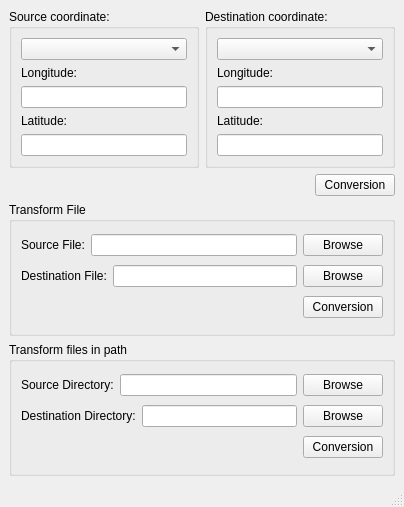
<?xml version="1.0" encoding="UTF-8"?>
<ui version="4.0">
 <class>MainWindow</class>
 <widget class="QMainWindow" name="MainWindow">
  <property name="geometry">
   <rect>
    <x>0</x>
    <y>0</y>
    <width>404</width>
    <height>507</height>
   </rect>
  </property>
  <property name="windowTitle">
   <string>Coordinate conversion</string>
  </property>
  <widget class="QWidget" name="centralwidget">
   <layout class="QGridLayout" name="gridLayout_6">
    <item row="0" column="0">
     <layout class="QGridLayout" name="gridLayout">
      <item row="0" column="0">
       <layout class="QHBoxLayout" name="horizontalLayout">
        <item>
         <widget class="QGroupBox" name="groupBox">
          <property name="title">
           <string>Source coordinate:</string>
          </property>
          <layout class="QGridLayout" name="gridLayout_3">
           <item row="4" column="0">
            <widget class="QLineEdit" name="leSrcLat"/>
           </item>
           <item row="2" column="0">
            <widget class="QLineEdit" name="leSrcLong"/>
           </item>
           <item row="3" column="0">
            <widget class="QLabel" name="label_2">
             <property name="text">
              <string>Latitude:</string>
             </property>
            </widget>
           </item>
           <item row="1" column="0">
            <widget class="QLabel" name="label">
             <property name="text">
              <string>Longitude:</string>
             </property>
            </widget>
           </item>
           <item row="0" column="0">
            <widget class="QComboBox" name="cbSrcCoor"/>
           </item>
          </layout>
         </widget>
        </item>
        <item>
         <widget class="QGroupBox" name="groupBox_2">
          <property name="title">
           <string>Destination coordinate:</string>
          </property>
          <layout class="QGridLayout" name="gridLayout_4">
           <item row="2" column="0">
            <widget class="QLineEdit" name="leDstLong"/>
           </item>
           <item row="4" column="0">
            <widget class="QLineEdit" name="leDstLat"/>
           </item>
           <item row="1" column="0">
            <widget class="QLabel" name="label_4">
             <property name="text">
              <string>Longitude:</string>
             </property>
            </widget>
           </item>
           <item row="3" column="0">
            <widget class="QLabel" name="label_3">
             <property name="text">
              <string>Latitude:</string>
             </property>
            </widget>
           </item>
           <item row="0" column="0">
            <widget class="QComboBox" name="cbDstCoor"/>
           </item>
          </layout>
         </widget>
        </item>
       </layout>
      </item>
      <item row="1" column="0">
       <layout class="QHBoxLayout" name="horizontalLayout_2">
        <item>
         <spacer name="horizontalSpacer">
          <property name="orientation">
           <enum>Qt::Horizontal</enum>
          </property>
          <property name="sizeHint" stdset="0">
           <size>
            <width>40</width>
            <height>20</height>
           </size>
          </property>
         </spacer>
        </item>
        <item>
         <widget class="QPushButton" name="pbConversion">
          <property name="sizePolicy">
           <sizepolicy hsizetype="Preferred" vsizetype="Fixed">
            <horstretch>0</horstretch>
            <verstretch>0</verstretch>
           </sizepolicy>
          </property>
          <property name="text">
           <string>Conversion</string>
          </property>
         </widget>
        </item>
       </layout>
      </item>
     </layout>
    </item>
    <item row="1" column="0">
     <widget class="QGroupBox" name="groupBox_3">
      <property name="title">
       <string>Transform File</string>
      </property>
      <layout class="QGridLayout" name="gridLayout_2">
       <item row="0" column="0">
        <layout class="QHBoxLayout" name="horizontalLayout_8">
         <item>
          <widget class="QLabel" name="label_5">
           <property name="text">
            <string>Source File:</string>
           </property>
          </widget>
         </item>
         <item>
          <widget class="QLineEdit" name="leSrcFile"/>
         </item>
         <item>
          <widget class="QPushButton" name="pbBrowsSrcFile">
           <property name="text">
            <string>Browse</string>
           </property>
          </widget>
         </item>
        </layout>
       </item>
       <item row="1" column="0">
        <layout class="QHBoxLayout" name="horizontalLayout_4">
         <item>
          <widget class="QLabel" name="label_6">
           <property name="text">
            <string>Destination File:</string>
           </property>
          </widget>
         </item>
         <item>
          <widget class="QLineEdit" name="leDstFile"/>
         </item>
         <item>
          <widget class="QPushButton" name="pbBrowsDstFile">
           <property name="text">
            <string>Browse</string>
           </property>
          </widget>
         </item>
        </layout>
       </item>
       <item row="2" column="0">
        <layout class="QHBoxLayout" name="horizontalLayout_5">
         <item>
          <spacer name="horizontalSpacer_2">
           <property name="orientation">
            <enum>Qt::Horizontal</enum>
           </property>
           <property name="sizeHint" stdset="0">
            <size>
             <width>40</width>
             <height>20</height>
            </size>
           </property>
          </spacer>
         </item>
         <item>
          <widget class="QPushButton" name="pbConversionFile">
           <property name="text">
            <string>Conversion</string>
           </property>
          </widget>
         </item>
        </layout>
       </item>
      </layout>
     </widget>
    </item>
    <item row="2" column="0">
     <widget class="QGroupBox" name="groupBox_4">
      <property name="title">
       <string>Transform files in path</string>
      </property>
      <layout class="QGridLayout" name="gridLayout_5">
       <item row="0" column="0">
        <layout class="QHBoxLayout" name="horizontalLayout_3">
         <item>
          <widget class="QLabel" name="label_7">
           <property name="text">
            <string>Source Directory:</string>
           </property>
          </widget>
         </item>
         <item>
          <widget class="QLineEdit" name="leSrcDir"/>
         </item>
         <item>
          <widget class="QPushButton" name="pbSrcDir">
           <property name="text">
            <string>Browse</string>
           </property>
          </widget>
         </item>
        </layout>
       </item>
       <item row="1" column="0">
        <layout class="QHBoxLayout" name="horizontalLayout_6">
         <item>
          <widget class="QLabel" name="label_8">
           <property name="text">
            <string>Destination Directory:</string>
           </property>
          </widget>
         </item>
         <item>
          <widget class="QLineEdit" name="leDstDir"/>
         </item>
         <item>
          <widget class="QPushButton" name="pbDstDir">
           <property name="text">
            <string>Browse</string>
           </property>
          </widget>
         </item>
        </layout>
       </item>
       <item row="2" column="0">
        <layout class="QHBoxLayout" name="horizontalLayout_7">
         <item>
          <spacer name="horizontalSpacer_3">
           <property name="orientation">
            <enum>Qt::Horizontal</enum>
           </property>
           <property name="sizeHint" stdset="0">
            <size>
             <width>40</width>
             <height>20</height>
            </size>
           </property>
          </spacer>
         </item>
         <item>
          <widget class="QPushButton" name="pbConversionDir">
           <property name="text">
            <string>Conversion</string>
           </property>
          </widget>
         </item>
        </layout>
       </item>
      </layout>
     </widget>
    </item>
   </layout>
  </widget>
  <widget class="QMenuBar" name="menubar">
   <property name="geometry">
    <rect>
     <x>0</x>
     <y>0</y>
     <width>404</width>
     <height>22</height>
    </rect>
   </property>
  </widget>
  <widget class="QStatusBar" name="statusbar"/>
 </widget>
 <tabstops>
  <tabstop>cbSrcCoor</tabstop>
  <tabstop>leSrcLong</tabstop>
  <tabstop>leSrcLat</tabstop>
  <tabstop>cbDstCoor</tabstop>
  <tabstop>leDstLong</tabstop>
  <tabstop>leDstLat</tabstop>
  <tabstop>pbConversion</tabstop>
  <tabstop>leSrcFile</tabstop>
  <tabstop>pbBrowsSrcFile</tabstop>
  <tabstop>leDstFile</tabstop>
  <tabstop>pbBrowsDstFile</tabstop>
  <tabstop>pbConversionFile</tabstop>
 </tabstops>
 <resources/>
 <connections/>
</ui>
